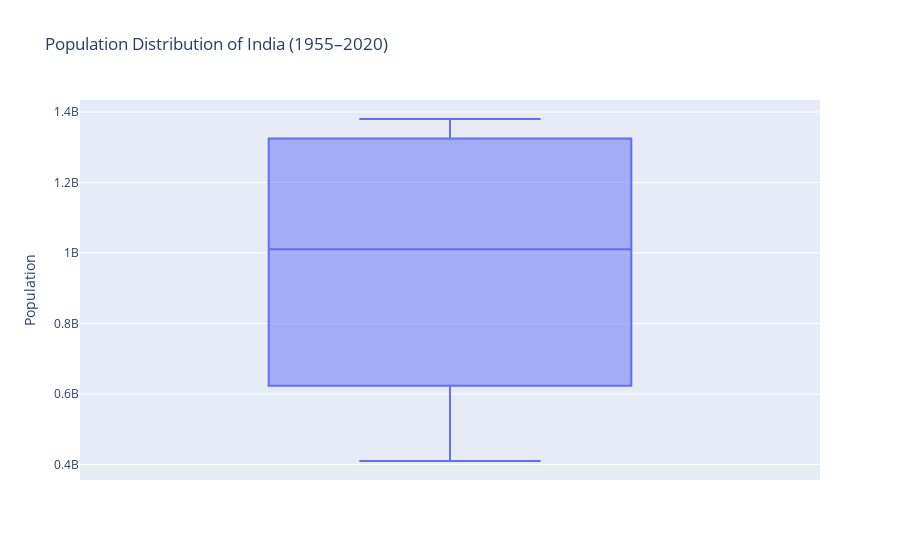

Notebook source saved alongside this figure:
### Markdown cell above
## single boxplot

### Code cell
df_india = df_population[df_population['country'] == 'India']
# Create boxplot
fig = px.box(df_india,
             y='population',
             title='Population Distribution of India (1955–2020)',
             labels={'population': 'Population'})

fig.show()

### Figure 1 — Plotly figure (JSON) as saved in the notebook; plotly's stock layout.template omitted (floating-point values rounded to 4 significant figures)
{"data": [{"alignmentgroup": "True", "hovertemplate": "Population=%{y}<extra></extra>", "legendgroup": "", "marker": {"color": "#636efa"}, "name": "", "notched": false, "offsetgroup": "", "orientation": "v", "showlegend": false, "type": "box", "x0": " ", "xaxis": "x", "y": [1380004385, 1366417754, 1352642280, 1338676785, 1324517249, 1310152403, 1234281170, 1147609927, 1056575549, 963922588, 873277798, 784360008, 698952844, 623102897, 555189792, 499123324, 450547679, 409880595], "y0": " ", "yaxis": "y"}], "layout": {"boxmode": "group", "legend": {"tracegroupgap": 0}, "title": {"text": "Population Distribution of India (1955–2020)"}, "xaxis": {"anchor": "y", "domain": [0, 1]}, "yaxis": {"anchor": "x", "domain": [0, 1], "title": {"text": "Population"}}}}
